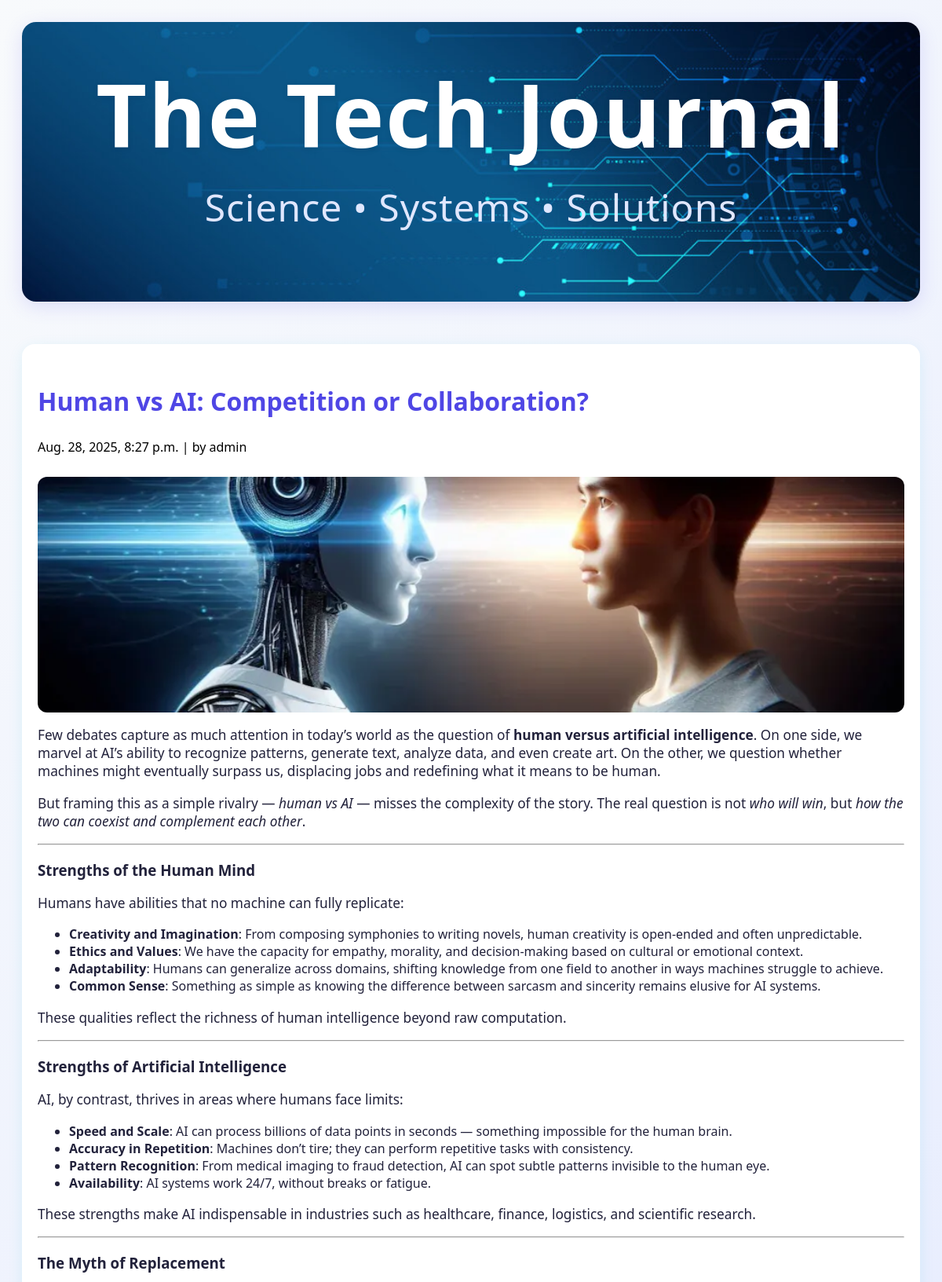
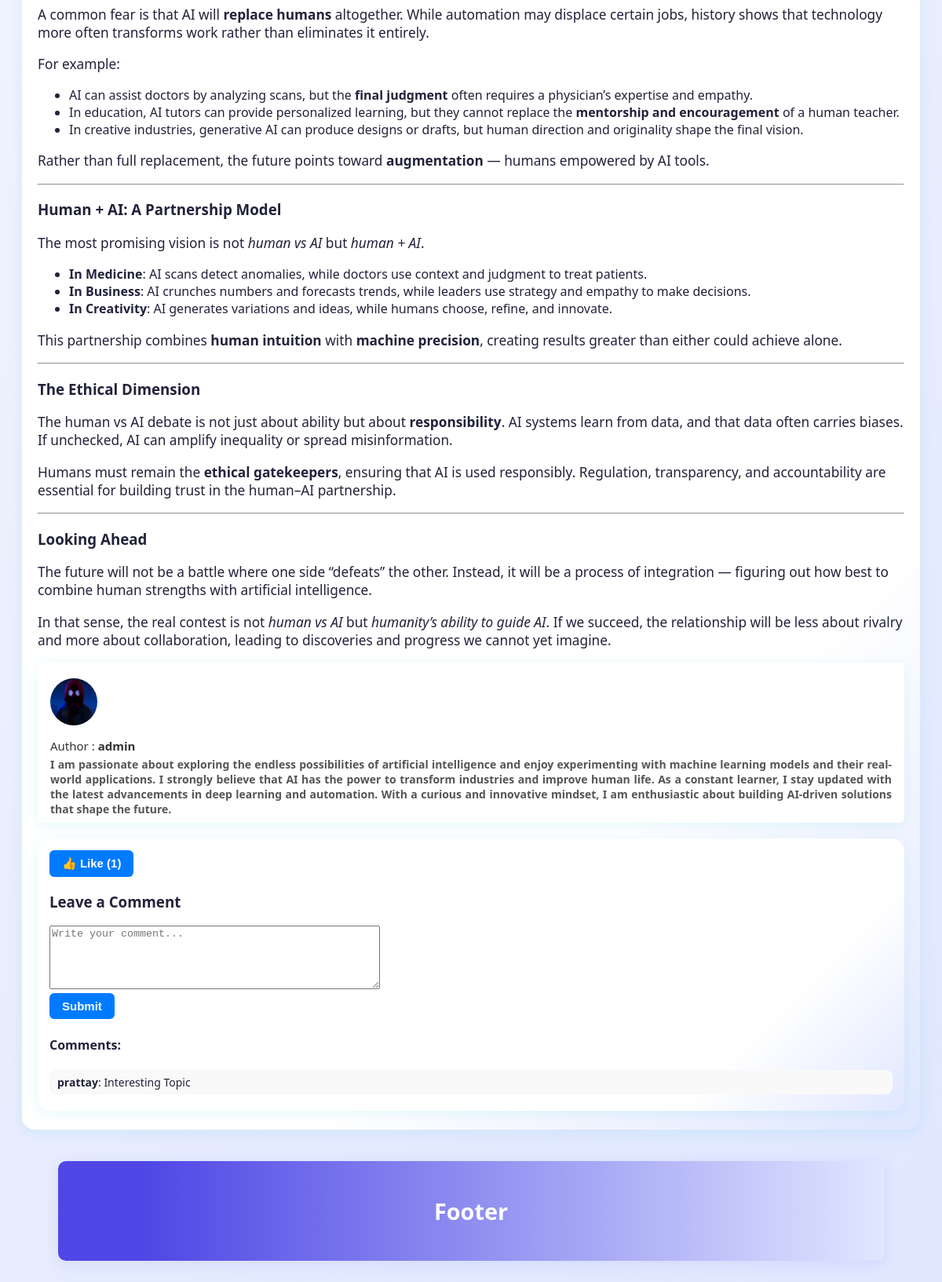
The page /post/5 on the database its author committed (2 pictures, top to bottom).
### BlogPost/models.py (models this page shows, shortened)
class Post(models.Model):
    title = models.CharField(max_length=200)
    body = CKEditor5Field('body', config_name="default")
    created_at = models.DateTimeField(default=datetime.now, blank=True)
    updated_at = models.DateTimeField(default=datetime.now, blank=True)
    image = models.ImageField(upload_to='blog_images/', null=True, blank=True)
    author = models.ForeignKey(User, on_delete=models.CASCADE, related_name="posts")
    category = models.ForeignKey('Category', on_delete=models.SET_NULL, null=True, related_name="posts")

class Profile(models.Model):
    user = models.OneToOneField(User, on_delete=models.CASCADE)
    profile_name = models.CharField(max_length=100, blank=True, null=True)
    profile_picture = models.ImageField(upload_to='images/profile', default='default-profile.jpg')
    about = models.TextField(blank=True, null=True)
    cover_photo = models.ImageField(upload_to='images/cover', default='default-cover.jpg')

class Comment(models.Model):
    post = models.ForeignKey(Post, on_delete=models.CASCADE, related_name="comments")
    author = models.ForeignKey(User, on_delete=models.CASCADE)
    body = models.TextField()
    created_at = models.DateTimeField(auto_now_add=True)

### BlogPost/views.py (the view)
# urls.py: path('post/<str:pk>', views.post, name = 'post'),
def post(request, pk):
    posts = Post.objects.get(id=pk)
    return render(request, 'posts.html', {'posts': posts})

### templates/posts.html (shortened to what this page needs)
{% load static %}
<!DOCTYPE html>
<html>
<head>
  <link rel="stylesheet" type="text/css" href="{% static 'style.css' %}">
</head>
<body>
<a href="{% url 'index' %}" style="text-decoration: none; color: inherit;">
<div class="header" style="cursor: pointer;">
  <h1>The Tech Journal</h1>
  <p>Science • Systems • Solutions</p>
</div>
</a>
<div class="row">
  <div class="leftcolumn">
    <div class="card">
        <h2>{{ posts.title }}</h2>
        <h5>{{ posts.created_at }} | by {{ posts.author.username }}</h5>
        {% if posts.image %}
          <img src="{{ posts.image.url }}" alt="{{ posts.title }}" class="blog-img" style="height:300px; width:100%; object-fit:cover; border-radius:12px; margin-bottom:16px;">
        {% endif %}
        <div class="post-body">
            {{ posts.body|safe }}
            <div class="author-btn">
              <a href="{% url 'profile' posts.author.username %}" style="text-decoration: none; color: inherit;">
                <img src="{{ posts.author.profile.profile_picture.url }}"
                    alt="{{ posts.author.username }}" >
                <div class="author-info">
                    <p style="margin: 0 0 4px 0; font-size: 15px; color: #333;">
                        <span style="font-weight: 500;">Author :</span>
                        <span style="font-weight: 700;">{{ posts.author.username }}</span>
                    </p>
                    <p style="margin: 0; font-size: 14px; color: #555; text-align: justify;">
                        {{ posts.author.profile.about|default:"No bio available." }}
                    </p>
                </div>
              </a>
            </div>
            <div class="card" style="margin-top: 20px; padding: 15px;">
              <form method="POST" action="{% url 'like_post' posts.id %}" style="margin-bottom: 10px;">
                <button type="submit" class="btn">
                  👍 Like ({{ posts.likes.count }})
                </button>
              </form>
              <h3>Leave a Comment</h3>
              <form method="POST" action="{% url 'add_comment' posts.id %}">
                <textarea name="body" rows="5" cols="50" placeholder="Write your comment..." required></textarea><br>
                <button type="submit" class="btn">Submit</button>
              </form>
              <div class="comments-section" style="margin-top: 20px;">
                <h4>Comments:</h4>
                {% for comment in posts.comments.all %}
                  <div style="display: flex; justify-content: space-between; align-items: center; gap:10px; margin-bottom: 6px; padding: 6px 10px; background: #f9f9f9; border-radius: 8px;">
                    <span style="font-size: 14px;">
                      <strong>{{ comment.author.username }}</strong>: {{ comment.body }}
                    </span>
                  </div>
                {% empty %}
                  <p style="font-size: 14px; color: gray;">No comments yet.</p>
                {% endfor %}
              </div>
            </div>
        </div>
    </div>
  </div>
</div>
<div class="footer" style="background: linear-gradient(90deg, #4f46e5 10%, #e0e7ff 100%);
            align-items: center;
            width: 92%;
            padding: 20px;
            color: white;
            margin: 40px auto 0 auto;  /* centers the footer */
            text-align: center; /* centers text inside */
            border-radius: 10px;">
  <h2>Footer</h2>
</div>
</body>
</html>

### static/style.css (style rules this page uses)
* { box-sizing: border-box; }
body { font-family: 'Segoe UI', Arial, sans-serif; padding: 20px; background: linear-gradient(135deg, #f8fafc 0%, #e0e7ff 100%); color: #22223b; transition: background 0.5s; }
.header { padding: 40px 20px; font-size: 40px; text-align: center; background:url('image/image01.jpg') center/cover, linear-gradient(90deg, #4f46e5 0%, #06b6d4 100%); color: #fff; border-radius: 18px; box-shadow: 0 6px 24px rgba(79, 70, 229, 0.15); margin-bottom: 30px; animation: fadeInDown 1s; transition: box-shadow 0.3s, transform 0.3s; }
.header h1 { margin: 0; font-size: 2.8em; letter-spacing: 2px; font-weight: 700; text-shadow: 0 2px 8px rgba(0,0,0,0.08); }
.header p { margin-top: 10px; font-size: 1.2em; font-weight: 400; letter-spacing: 1px; color: #e0e7ff; }
.row { display: flex; flex-wrap: nowrap; gap: 32px; align-items: flex-start; width: 100%; max-width: 1200px; margin: 0 auto; }
.leftcolumn { flex: 2 1 0; min-width: 0; animation: fadeInLeft 1s; }
.card { background: linear-gradient(135deg, #fff 80%, #e0e7ff 100%); padding: 24px 20px; margin-top: 24px; border-radius: 16px; box-shadow: 0 4px 18px rgba(6, 182, 212, 0.10); transition: box-shadow 0.3s, transform 0.3s; position: relative; overflow: hidden; }
.card h2 { color: #4f46e5; margin-bottom: 10px; }
.card h2 { font-size: 2em; font-weight: 600; }
.card h5 { font-size: 1em; font-weight: 400; color: #000000; }
.card p { color: #22223b; font-size: 1.08em; }
.blog-img { display: block; width: 100%; height: 200px; object-fit: cover; border-radius: 12px; margin-bottom: 16px; }
.post-body img { max-width: 100%; height: auto; margin: 12px 0; }
.footer { padding: 24px; text-align: center; background: linear-gradient(90deg, #4f46e5 0%, #06b6d4 100%); color: #fff; border-radius: 14px; margin-top: 32px; font-size: 1.2em; box-shadow: 0 4px 18px rgba(79, 70, 229, 0.10); animation: fadeInUp 1s; }

### templates/posts.html (style rules this page uses)
.btn { background-color: #007BFF; color: white; border: none; padding: 8px 16px; font-size: 15px; font-weight: bold; border-radius: 6px; cursor: pointer; transition: 0.3s ease; }
.author-btn { background-color: white; color: black; border: none; padding: 8px 16px; font-size: 15px; font-weight: bold; border-radius: 6px; cursor: pointer; transition: 0.3s ease; box-shadow: 0 4px 18px rgba(6, 182, 212, 0.10); }
.author-btn { display: flex; align-items: flex-start; gap: 10px; }
.author-btn img { width: 60px; height: 60px; border-radius: 50%; object-fit: cover; flex-shrink: 0; }

### rows shown on the page
Post: title "Human vs AI: Competition or Collaboration?", created_at "Aug. 28, 2025, 8:27 p.m.", author.username "admin", image (picture), body "Few debates capture as much attention in today’s world as the question of human versus artificial intelligence . On one side, we marvel at AI’s ability to recognize patterns, generate text, analyze data, and even create art. On the other, we question whether machines might eventually surpass us, displacing jobs and redefining what it means to be human. But framing this as a simple rivalry — human vs AI — misses the complexity of the story. The real question is not who will win , but how the two can coexist and complement each other . Strengths of the Human Mind Humans have abilities that no machine can fully replicate: Creativity and Imagination : From composing symphonies to writing…", author.profile.profile_picture (picture), author.profile.about "I am passionate about exploring the endless possibilities of artificial intelligence and enjoy experimenting with machine learning models and their real-world applications. I strongly believe that AI has the power to transform industries and improve human life. As a constant learner, I stay updated with the latest advancements in deep learning and automation. With a curious and innovative mindset, I am enthusiastic about building AI-driven solutions that shape the future.", likes.count "1"
Comment: author.username "prattay", body "Interesting Topic"
